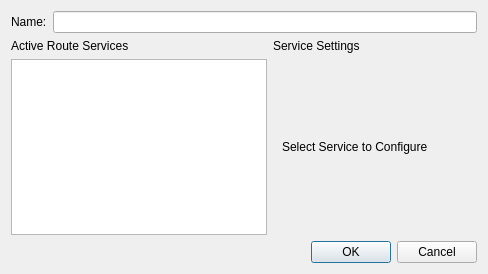
<?xml version="1.0" encoding="UTF-8"?>
<ui version="4.0">
 <class>RoutingProfileSettingsDialog</class>
 <widget class="QDialog" name="RoutingProfileSettingsDialog">
  <property name="geometry">
   <rect>
    <x>0</x>
    <y>0</y>
    <width>488</width>
    <height>274</height>
   </rect>
  </property>
  <property name="windowTitle">
   <string>Configure Routing Profile</string>
  </property>
  <layout class="QGridLayout" name="gridLayout">
   <item row="0" column="0">
    <layout class="QFormLayout" name="formLayout">
     <property name="fieldGrowthPolicy">
      <enum>QFormLayout::ExpandingFieldsGrow</enum>
     </property>
     <item row="0" column="0">
      <widget class="QLabel" name="label">
       <property name="text">
        <string>Name:</string>
       </property>
      </widget>
     </item>
     <item row="0" column="1">
      <widget class="QLineEdit" name="name"/>
     </item>
    </layout>
   </item>
   <item row="1" column="0">
    <layout class="QHBoxLayout" name="horizontalLayout">
     <item>
      <layout class="QVBoxLayout" name="verticalLayout_2">
       <item>
        <widget class="QLabel" name="label_4">
         <property name="text">
          <string>Active Route Services</string>
         </property>
        </widget>
       </item>
       <item>
        <widget class="QListView" name="services">
         <property name="sizePolicy">
          <sizepolicy hsizetype="Preferred" vsizetype="Expanding">
           <horstretch>0</horstretch>
           <verstretch>0</verstretch>
          </sizepolicy>
         </property>
         <property name="resizeMode">
          <enum>QListView::Adjust</enum>
         </property>
        </widget>
       </item>
      </layout>
     </item>
     <item>
      <layout class="QVBoxLayout" name="verticalLayout">
       <item>
        <widget class="QLabel" name="label_5">
         <property name="text">
          <string>Service Settings</string>
         </property>
        </widget>
       </item>
       <item>
        <widget class="QStackedWidget" name="settingsStack">
         <property name="sizePolicy">
          <sizepolicy hsizetype="Expanding" vsizetype="Expanding">
           <horstretch>0</horstretch>
           <verstretch>0</verstretch>
          </sizepolicy>
         </property>
         <property name="currentIndex">
          <number>1</number>
         </property>
         <widget class="QWidget" name="noConfigAvailablePage">
          <layout class="QVBoxLayout" name="verticalLayout_3">
           <item>
            <widget class="QLabel" name="noConfigDescriptionLabel">
             <property name="sizePolicy">
              <sizepolicy hsizetype="Expanding" vsizetype="Expanding">
               <horstretch>0</horstretch>
               <verstretch>0</verstretch>
              </sizepolicy>
             </property>
             <property name="wordWrap">
              <bool>true</bool>
             </property>
            </widget>
           </item>
           <item>
            <widget class="QLabel" name="noConfigStatusLabel">
             <property name="sizePolicy">
              <sizepolicy hsizetype="Expanding" vsizetype="Expanding">
               <horstretch>0</horstretch>
               <verstretch>0</verstretch>
              </sizepolicy>
             </property>
             <property name="wordWrap">
              <bool>true</bool>
             </property>
            </widget>
           </item>
           <item>
            <widget class="QLabel" name="label_2">
             <property name="sizePolicy">
              <sizepolicy hsizetype="Expanding" vsizetype="Expanding">
               <horstretch>0</horstretch>
               <verstretch>0</verstretch>
              </sizepolicy>
             </property>
             <property name="text">
              <string>No configuration available</string>
             </property>
            </widget>
           </item>
          </layout>
         </widget>
         <widget class="QWidget" name="selectServicePage">
          <layout class="QGridLayout" name="gridLayout_3">
           <item row="0" column="0">
            <widget class="QLabel" name="label_3">
             <property name="text">
              <string>Select Service to Configure</string>
             </property>
             <property name="wordWrap">
              <bool>true</bool>
             </property>
            </widget>
           </item>
          </layout>
         </widget>
         <widget class="QWidget" name="configurePage">
          <layout class="QGridLayout" name="gridLayout_4">
           <item row="2" column="1">
            <widget class="QPushButton" name="configureButton">
             <property name="text">
              <string>Configure</string>
             </property>
            </widget>
           </item>
           <item row="0" column="1">
            <widget class="QLabel" name="descriptionLabel">
             <property name="text">
              <string/>
             </property>
             <property name="wordWrap">
              <bool>true</bool>
             </property>
            </widget>
           </item>
           <item row="1" column="1">
            <widget class="QLabel" name="statusLabel">
             <property name="text">
              <string/>
             </property>
             <property name="wordWrap">
              <bool>true</bool>
             </property>
            </widget>
           </item>
          </layout>
         </widget>
        </widget>
       </item>
      </layout>
     </item>
    </layout>
   </item>
   <item row="2" column="0">
    <widget class="QDialogButtonBox" name="buttonBox">
     <property name="standardButtons">
      <set>QDialogButtonBox::Cancel|QDialogButtonBox::Ok</set>
     </property>
    </widget>
   </item>
  </layout>
 </widget>
 <resources/>
 <connections/>
</ui>
